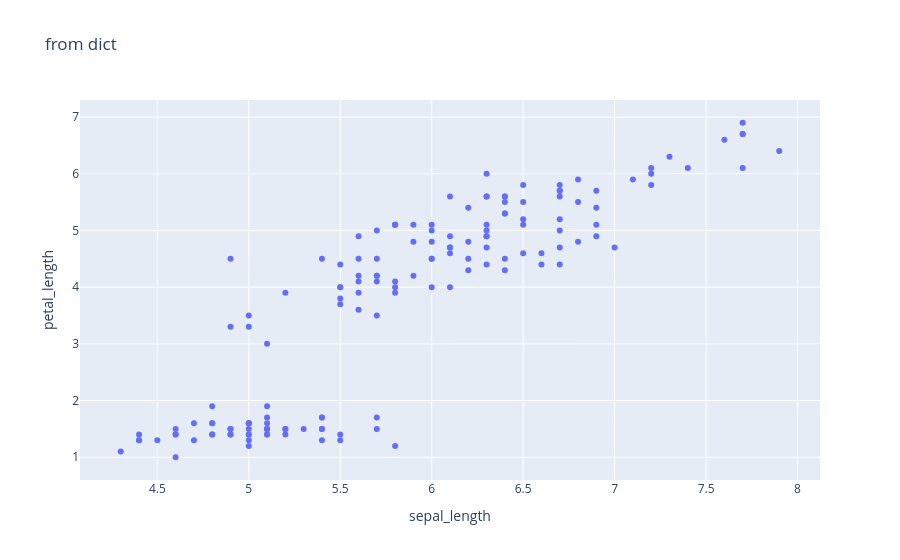

The notebook cell this image was saved under:
### Code cell
# dictを作成
dict_data = {
    'sepal_length': df['sepal length (cm)'].values,
    'petal_length': df['petal length (cm)'].values
}

# dictを使ってFigureを作成
figure = px.scatter(
    data_frame=dict_data,
    x='sepal_length',
    y='petal_length',
    title='from dict'
)   # 萼（がく）の長さと花弁の長さの散布図

figure

### Figure 1 — Plotly figure (JSON) as saved in the notebook; plotly's stock layout.template omitted (floating-point values rounded to 4 significant figures; data arrays with more than 128 entries replaced by an {"elided": "..."} marker saying what was removed)
{"data": [{"hovertemplate": "sepal_length=%{x}<br>petal_length=%{y}<extra></extra>", "legendgroup": "", "marker": {"color": "#636efa", "symbol": "circle"}, "mode": "markers", "name": "", "orientation": "v", "showlegend": false, "type": "scatter", "x": {"elided": "150 float values"}, "xaxis": "x", "y": {"elided": "150 float values"}, "yaxis": "y"}], "layout": {"legend": {"tracegroupgap": 0}, "title": {"text": "from dict"}, "xaxis": {"anchor": "y", "domain": [0, 1], "title": {"text": "sepal_length"}}, "yaxis": {"anchor": "x", "domain": [0, 1], "title": {"text": "petal_length"}}}}
